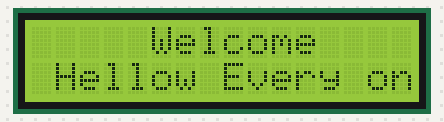
Recording of a sketch running on a simulated Arduino Uno, built with avr-gcc and run on an emulated ATmega328P. Shown: 16×2 character LCD.

Above: at 0.24 s.
At 4.97 s:
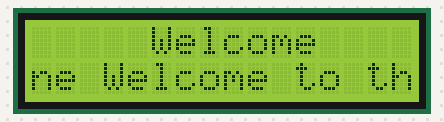
At 10.02 s:
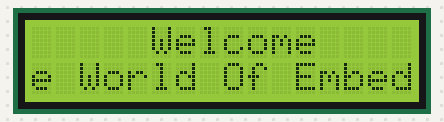
At 19.81 s:
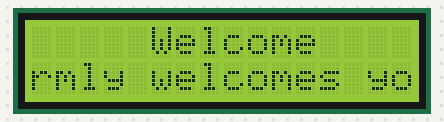
At 29.59 s:
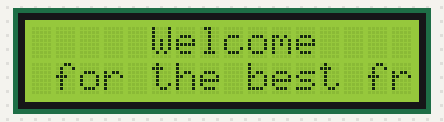
At 39.69 s:
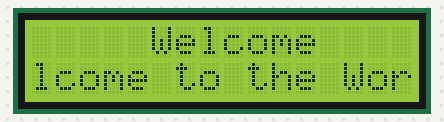

The sketch:

main.ino
```cpp
//PRINTING TEXT ON LCD DISPLAY (16*2)
#include<LiquidCrystal_I2C.h>
LiquidCrystal_I2C lcd(0x27,16,2);

String message = " Hellow Every one Welcome to the World Of Embedded System , warmly welcomes you & wishing you for the best from the best";
int scrollspeed = 300;
void setup()
{
  Serial.begin(9600);
  lcd.init();
  lcd.backlight();
  lcd.setCursor(5,0);
  lcd.print("Welcome ");
}
void loop()
 {
 scrolltext(message,0,1);

}

void scrolltext(String data, int col, int row)
{
 if(data.length()<=16)
 {
 lcd.setCursor(col,row);
 lcd.print(data);
delay(1000);
 return;
 }

for(int i= 0;i<data.length()-15;i++)
{
lcd.setCursor(col,row);
lcd.print(data.substring(i,i+16));
delay(scrollspeed);
}
}
```
